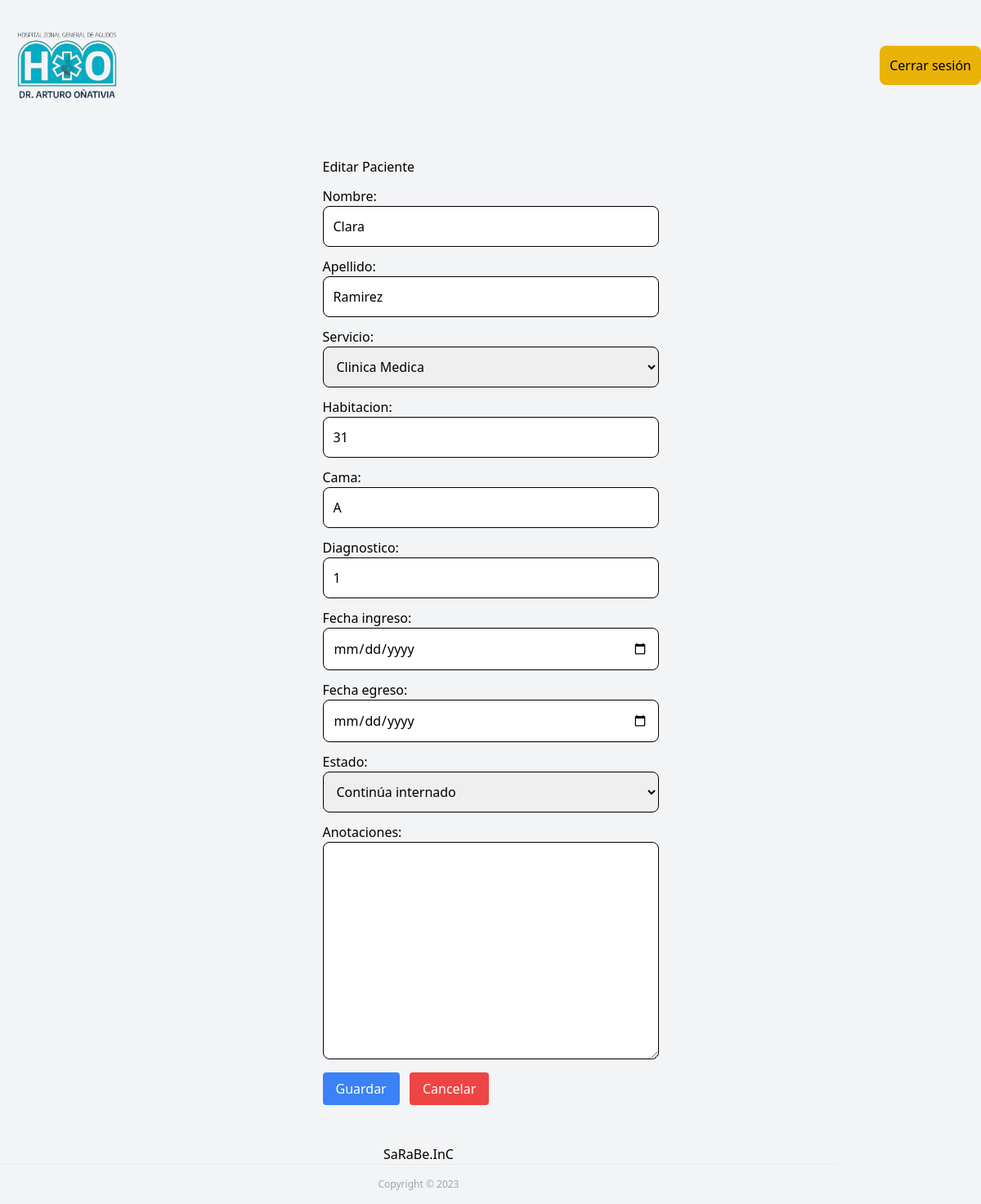
/pacientes/editar/100/ (signed in), run on an earlier commit of the app's database.
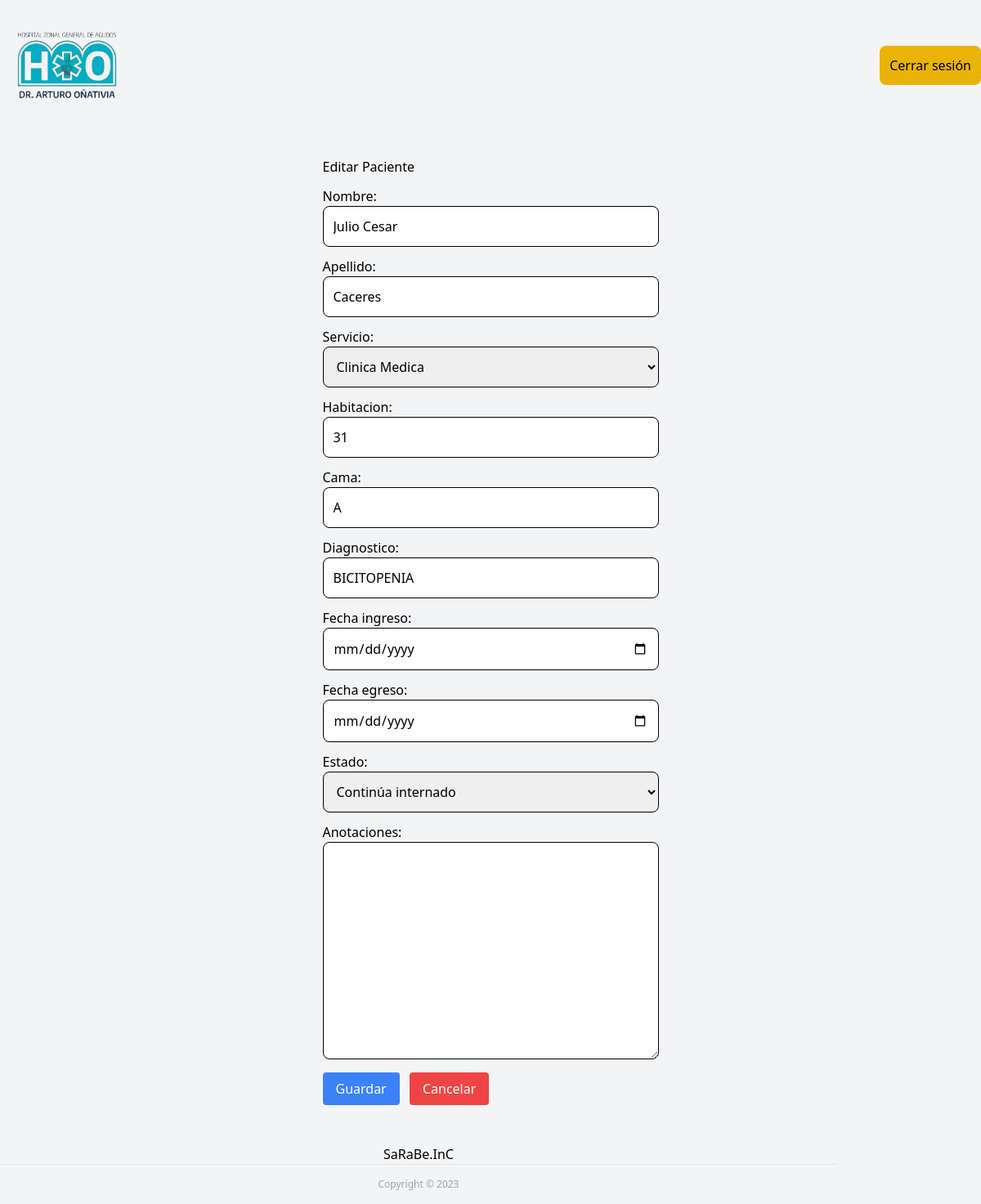
And on a later commit of the database.
### pacientes_2023/models.py (models this page shows)
class Paciente(models.Model):
    nombre = models.CharField(max_length=80)
    apellido = models.CharField(max_length=80)
    OPCIONES_SERVICIO = [
    ('Clinica Medica', 'Clinica Medica'),
        ('Guardia Adultos', 'Guardia de Adultos'),
        ('Maternidad', 'Maternidad'),
        ('Neo', 'Neo'),
        ('Partos', 'Partos'),
        ('Pediatria Guardia', 'Pedriatria Guardia'),
        ('Pediatria Internacion', 'Pediatria Internacion'),
        ('Polivalente', 'Polivalente'),
        ('Quirofano', 'Quirofano'),
        ('UCI', 'UCI'),
        ('UTI', 'UTI'),
        ('Coordinacion', 'Coordinacion'),
        ('Casa de Madres', 'Casa de Madres'),
    ]
    servicio = models.CharField(max_length=50, choices=OPCIONES_SERVICIO,blank=True, null=True)
    habitacion = models.CharField(max_length=80,)
    cama = models.CharField(max_length=80,blank=True,null=True)
    diagnostico = models.TextField(max_length=80, default='Sin diagnóstico')
    fecha_ingreso = models.DateField(null=True, blank=True)
    fecha_egreso = models.DateField(null=True, blank=True)
    OPCIONES_ESTADO = [
        ('Internado', 'Continúa internado'),
        ('Dado de alta', 'Dado de alta'),
        ('Se fue sin alta médica', 'Se fue sin alta médica'),
        ('Derivado', 'Fue derivado'),
        ('Óbito', 'Óbito'),
    ]
    estado = models.CharField(max_length=50, choices=OPCIONES_ESTADO, default='Internado')
    anotaciones = models.TextField(blank=True, null=True)

### pacientes_2023/views.py (the view)
# urls.py: path('editar/<int:paciente_id>/', views.editar_paciente, name='editar_paciente'),
@login_required
def editar_paciente(request, paciente_id):
    paciente = get_object_or_404(Paciente, id=paciente_id)
    if request.method == 'POST':
        form = PacienteForm(request.POST, instance=paciente)
        if form.is_valid():
            form.save()
            messages.success(request, 'Paciente Editado')
            return redirect('index')
    else:
        form = PacienteForm(instance=paciente)
    return render(request, 'editar_paciente.html', {'form': form})

### theme/templates/editar_Paciente.html (shortened to what this page needs)
{% load static tailwind_tags %}
<!DOCTYPE html>
<html lang="en">
<head>
    {% tailwind_css %}
</head>
<body class="bg-gray-100">
    {% include 'layauts/nav.html' %}
    <div class="container mx-auto px-4 py-8">
        <div class="flex justify-center">
            <div class="space-y-3 w-30">
                <h1>Editar Paciente</h1>
                <form method="post">
                    {{ form.as_p }}
                    <div class="mt-4 space-x-2">
                        <button class="px-4 py-2 bg-blue-500 hover:bg-blue-700 text-white rounded" type="submit">Guardar</button>
                        <button class="px-4 py-2 bg-red-500 hover:bg-red-700 text-white rounded" type="button" onclick="cancelEdit()">Cancelar</button>
                    </div>
                </form>
            </div>
        </div>
    </div>
    {% include 'layauts/footer.html' %}
</body>
</html>

What changed in the data, as far as the page shows it:
changed Paciente "Clinica Medica": nombre "Clara" → "Julio Cesar"; apellido "Ramirez" → "Caceres"; diagnostico "1" → "BICITOPENIA"
